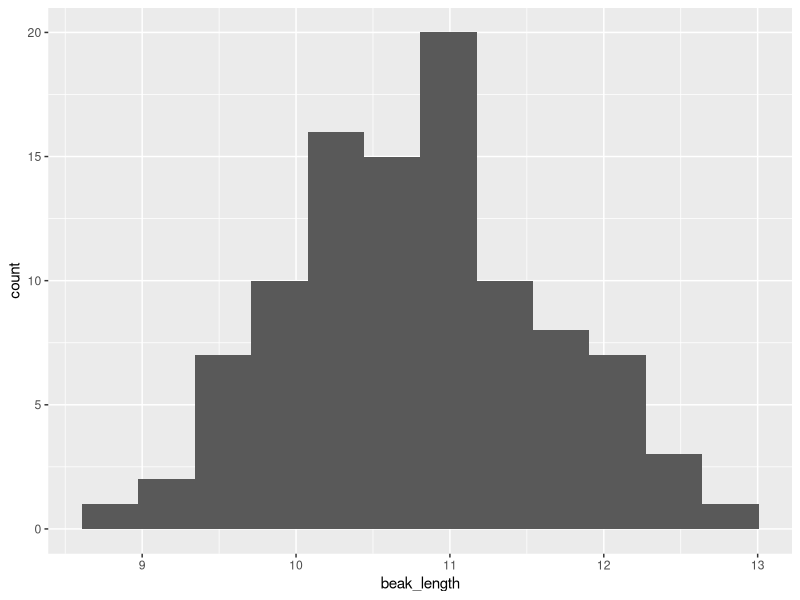
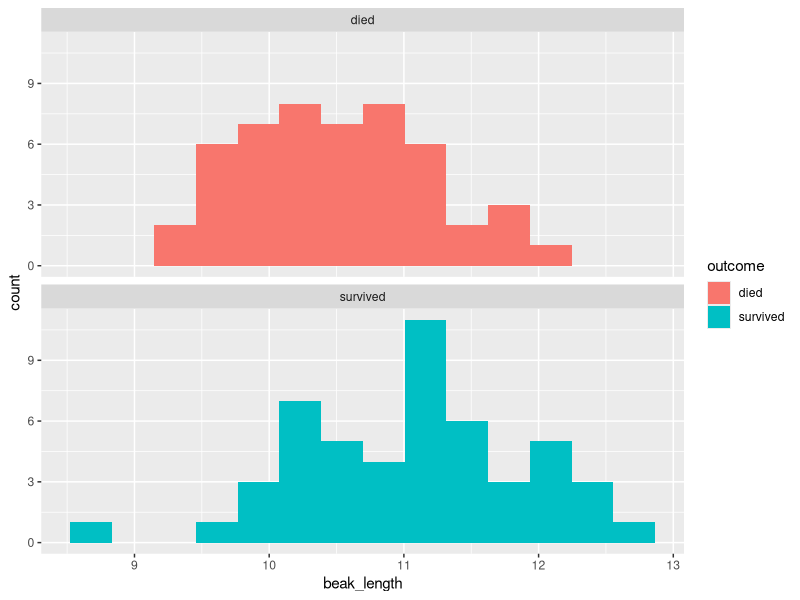
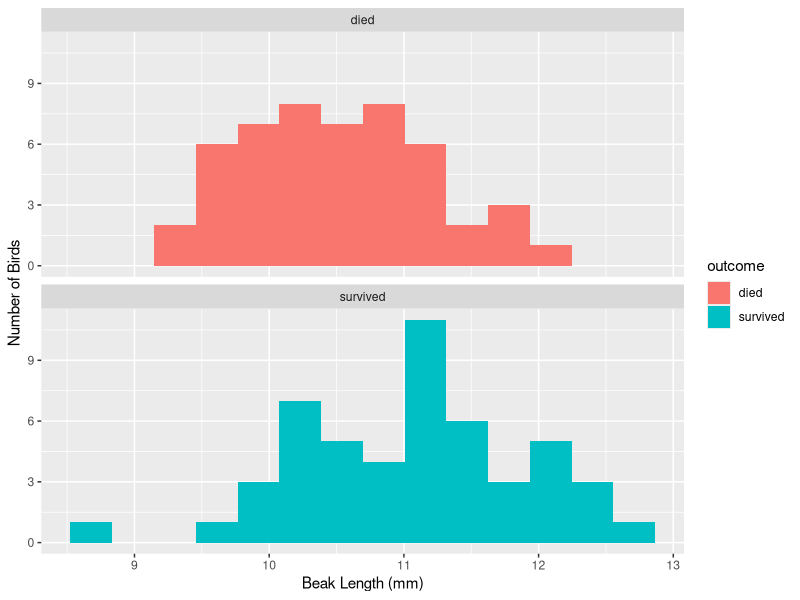
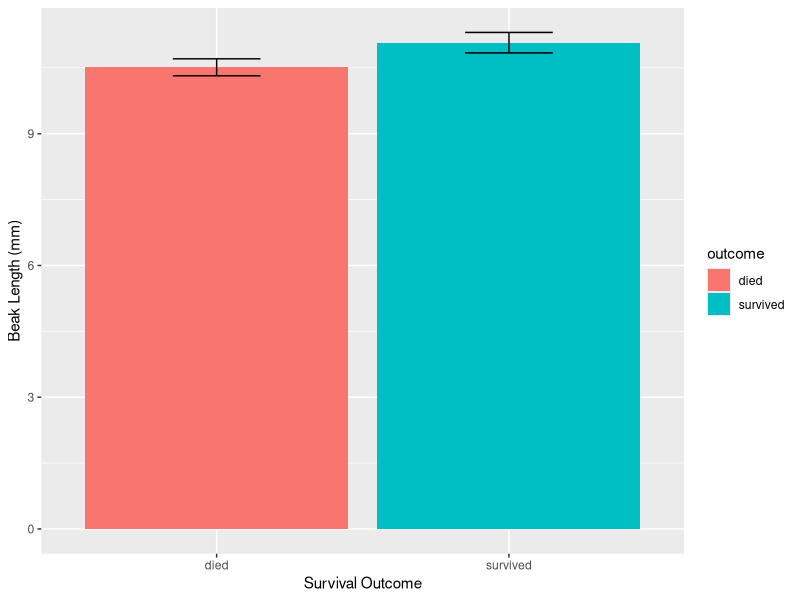
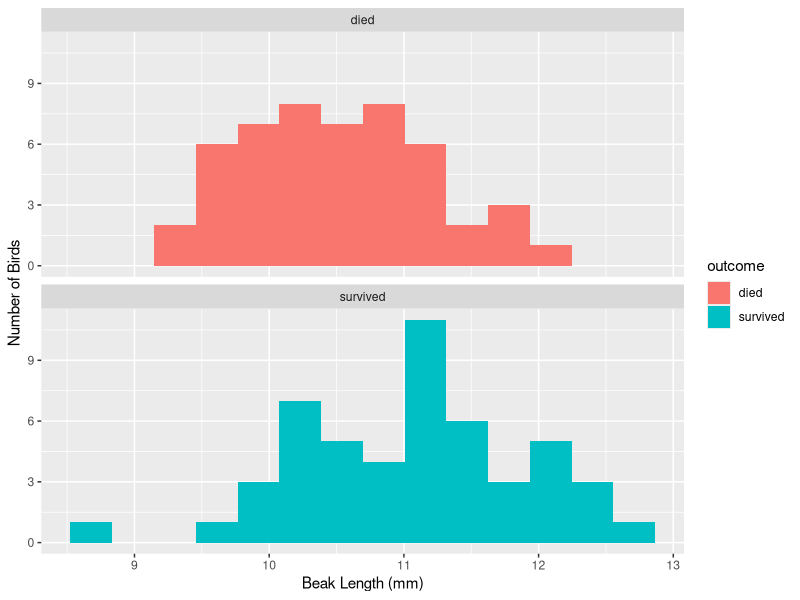
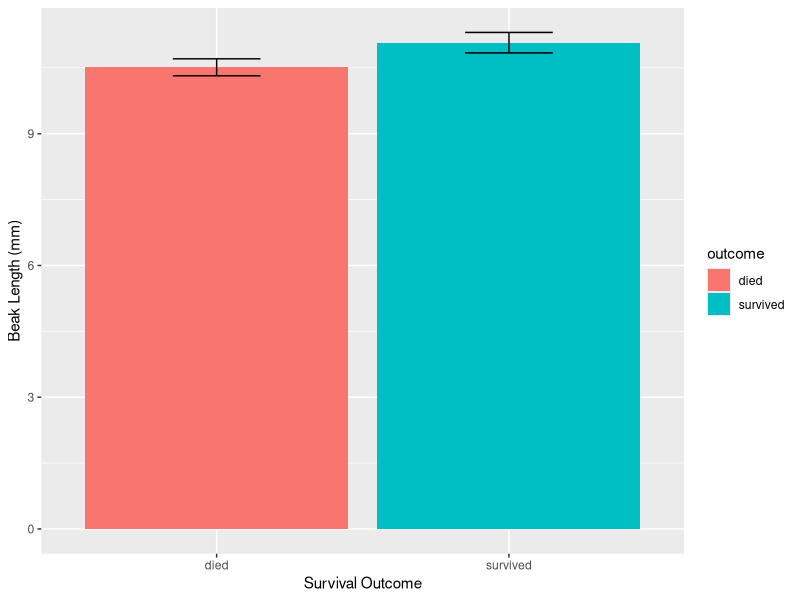

The R source for these figures, in order:

# load packages -----------------------------------------------------------

library(readxl)                # load readxl, for reading Excel files
library(tidyverse)             # load tidyverse, for working with datasets


# read data ---------------------------------------------------------------

finches <- read_excel("finches_data.xlsx")  # read the data

# two ways to look at the data
finches
glimpse(finches)


# histograms --------------------------------------------------------------

# histogram of beak length
ggplot(
  data = finches,                  # use the finches dataset
  mapping = aes(x = beak_length)   # put beak length on the x axis
) +
  geom_histogram(bins = 12)        # use 12 bins (default is 30)

# grouped by survival
ggplot(
  data = finches, 
  mapping = aes(x = beak_length,   # put beak length on the x axis
                fill = outcome)    # fill sets the color of the boxes
) +
  geom_histogram(bins = 14) +
  facet_wrap(~ outcome, ncol = 1)  # outcome is the grouping variable

# with labels
ggplot(
  data = finches, 
  mapping = aes(x = beak_length, fill = outcome)
) +
  geom_histogram(bins = 14) +
  facet_wrap(~ outcome, ncol = 1) +
  labs(
    x = "Beak Length (mm)",
    y = "Number of Birds"
  )

# save the figure
ggsave("Beak Length Histogram.png",   # name your file, use .png
       width = 6.5, height = 6.5,     # height and width of output
       units = "in")                  # what units are height & width? in=inches


# summarize ---------------------------------------------------------------

# quick summary
summary(finches)

# mean and standard deviation of beak length
summary <- finches %>% 
  summarize(mean = mean(beak_length),
            sd = sd(beak_length),
            n = n()) %>% 
  mutate(sem = sd / sqrt(n),
         upper = mean + 1.96 * sem,
         lower = mean - 1.96 * sem)
summary

# means and sds for each group
grouped_summary <- finches %>% 
  group_by(outcome) %>% 
  summarize(mean = mean(beak_length),
            sd = sd(beak_length),
            n = n()) %>% 
  mutate(sem = sd / sqrt(n),
         upper = mean + 1.96 * sem,
         lower = mean - 1.96 * sem)
grouped_summary


# bar charts --------------------------------------------------------------

ggplot(
  data = grouped_summary, 
  mapping = aes(x = outcome,          # put surival outcome on the x axis
                y = mean,             # put mean on the y axis
                fill = outcome)       # use different colors for outcome
) +
  geom_col() +
  geom_errorbar(
    mapping = aes(ymin = lower,       # "lower" is the column name
                  ymax = upper),      # "upper" is the column name
    width = .3                        # controls the width of the
  ) +                                 #   horizontal part of error bars
  labs(
    x = "Survival Outcome",           # x-axis label
    y = "Beak Length (mm)"            # y-axis label
  )

# save the figure
ggsave("Beak Length Bar Chart.png", 
       width = 3, height = 3, units = "in")


# t-test ------------------------------------------------------------------

# get a vector of beak lengths for birds that died
beak_length_died <-
  finches %>%                     # start with finches dataset
  filter(outcome == "died") %>%   # only include rows w/ outcome=died
  pull(beak_length)               # extract the beak_length column

# print the new object in the console... it is a vector
beak_length_died

# get a vector of beak lengths for birds that survived
beak_length_survived <-
  finches %>% 
  filter(outcome == "survived") %>% 
  pull(beak_length)
beak_length_survived

# perform a two-sample t-test assuming unequal variances
t.test(beak_length_died, beak_length_survived)
